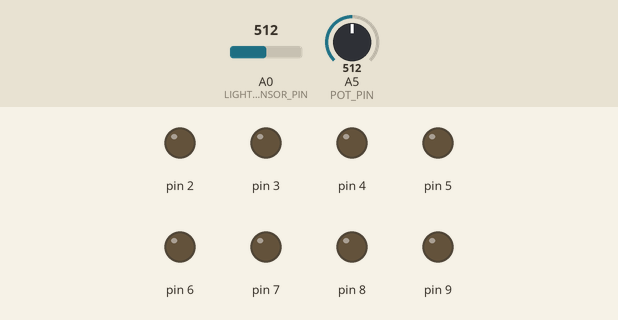
This sketch was run on a simulated Arduino Uno, built with avr-gcc and run on an emulated ATmega328P. Shown: output pins drawn as LEDs (lit = HIGH). The test bench sets the inputs (shaded band); at power-on: A5 (POT_PIN) = 512, A0 (LIGHT_SENSOR_PIN) = 512.

Above: at 0.8 s.
0.9 s: A5 (POT_PIN) set to 530
At 1.3 s:
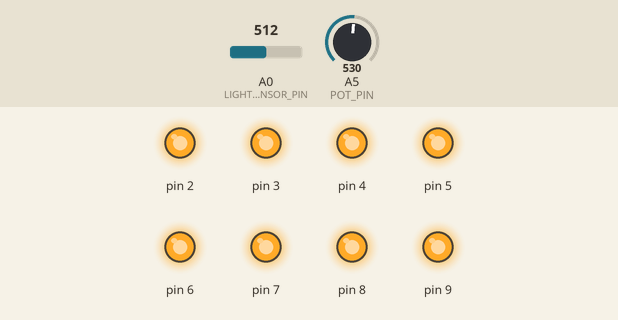
2.4 s: A5 (POT_PIN) set to 511
At 3.6 s:
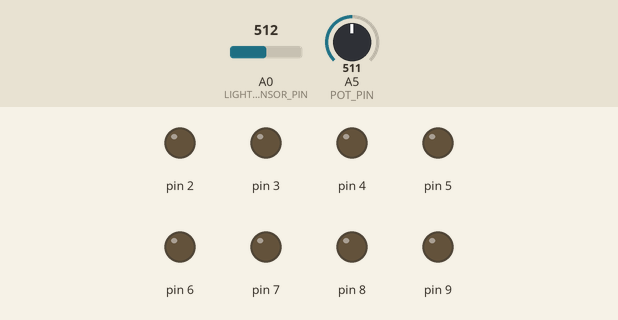
3.9 s: A5 (POT_PIN) set to 716
At 4.8 s:
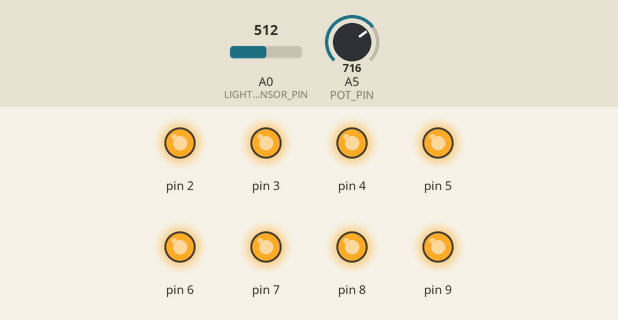
Timing chart, 0 to 6.9 s (numbered marks = the images above; inputs shaded):
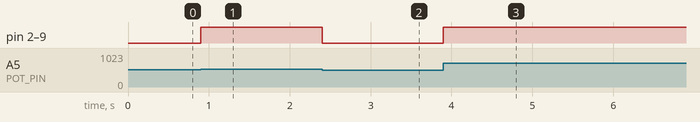

The sketch:

nightlight.ino
```cpp
/*
  This program makes use of a potentiometer connected to PORTC5 and a photoresistor connected to PORTC0
  The potentiometer determines a threshold of darkness for which a nighlight consisting of eight leds connected partially to PORTD and PORTB (To not interfere with TX & RX pins) that light up once said  threshold is reached.


*/

// ------- Preamble -------- //
#include <avr/io.h>
#include <util/delay.h>

//PINS
#define POT_PIN PORTC5
#define LIGHT_SENSOR_PIN PORTC0

uint16_t readADC(uint8_t channel)
{
  ADMUX = (0xf0 & ADMUX) | channel;
  ADCSRA |= (1 << ADSC);
  loop_until_bit_is_clear(ADCSRA, ADSC);
  return ADC;
}

int main(void)
{
  // -------- Inits --------- //
  uint16_t lightThreshold;
  uint16_t sensorValue;

  // Set up ADC

  /* reference voltage on AVCC */
  ADMUX |= (1 << REFS0);

  /* ADC clock prescaler /128 */
  ADCSRA |= (1 << ADPS2) | (1 << ADPS1) | (1 << ADPS0);

  /* enable ADC */
  ADCSRA |= (1 << ADEN);

  //LED PORTS ARE PORTD 2 - 7 & PORTB 0 - 1
  DDRD = 0b11111100;
  DDRB = 0b00000011;

  while (1)
  {
    lightThreshold = readADC(POT_PIN);
    sensorValue = readADC(LIGHT_SENSOR_PIN);
    if (sensorValue < lightThreshold)
    {
        PORTD = 0b11111100;
        PORTB = 0b00000011;
    }
    else
    {
      PORTD = 0x00;
      PORTB = 0X00;
    }
  }
  return (0);
}
```

Measured:
- the behaviour switches between 512 and 513 on A5 (POT_PIN) (found by bisection; images 0 and 1)
- after the input at 0.9 s, pin 2–9: LOW → HIGH at once
- after the input at 2.4 s, pin 2–9: HIGH → LOW at once
- after the input at 3.9 s, pin 2–9: LOW → HIGH at once
